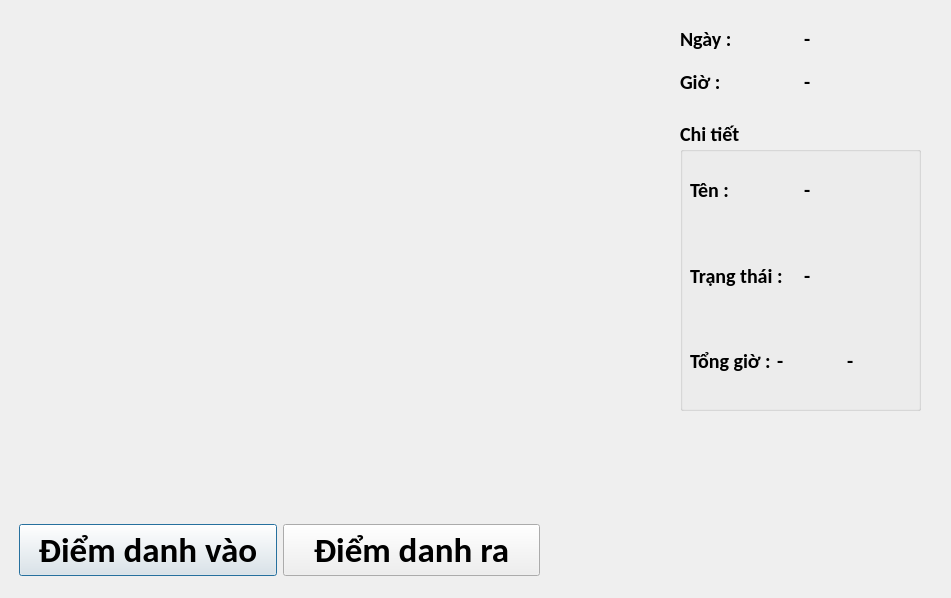
<?xml version="1.0" encoding="UTF-8"?>
<ui version="4.0">
 <class>OutputDialog</class>
 <widget class="QDialog" name="OutputDialog">
  <property name="geometry">
   <rect>
    <x>0</x>
    <y>0</y>
    <width>951</width>
    <height>598</height>
   </rect>
  </property>
  <property name="minimumSize">
   <size>
    <width>0</width>
    <height>0</height>
   </size>
  </property>
  <property name="maximumSize">
   <size>
    <width>1920</width>
    <height>1080</height>
   </size>
  </property>
  <property name="font">
   <font>
    <family>Calibri</family>
    <weight>75</weight>
    <bold>true</bold>
   </font>
  </property>
  <property name="windowTitle">
   <string>Nhan Dien Guong Mat </string>
  </property>
  <property name="windowIcon">
   <iconset resource="resource.qrc">
    <normaloff>:/icon/icon.png</normaloff>:/icon/icon.png</iconset>
  </property>
  <widget class="QLabel" name="imgLabel">
   <property name="geometry">
    <rect>
     <x>10</x>
     <y>10</y>
     <width>640</width>
     <height>480</height>
    </rect>
   </property>
   <property name="minimumSize">
    <size>
     <width>640</width>
     <height>480</height>
    </size>
   </property>
   <property name="maximumSize">
    <size>
     <width>640</width>
     <height>480</height>
    </size>
   </property>
   <property name="text">
    <string/>
   </property>
  </widget>
  <widget class="QWidget" name="horizontalLayoutWidget">
   <property name="geometry">
    <rect>
     <x>19</x>
     <y>510</y>
     <width>521</width>
     <height>80</height>
    </rect>
   </property>
   <layout class="QHBoxLayout" name="horizontalLayout">
    <item>
     <widget class="QPushButton" name="ClockInButton">
      <property name="font">
       <font>
        <family>Calibri</family>
        <pointsize>26</pointsize>
        <weight>75</weight>
        <bold>true</bold>
       </font>
      </property>
      <property name="text">
       <string>Điểm danh vào</string>
      </property>
      <property name="checkable">
       <bool>true</bool>
      </property>
     </widget>
    </item>
    <item>
     <widget class="QPushButton" name="ClockOutButton">
      <property name="font">
       <font>
        <family>Calibri</family>
        <pointsize>26</pointsize>
        <weight>75</weight>
        <bold>true</bold>
       </font>
      </property>
      <property name="text">
       <string>Điểm danh ra</string>
      </property>
      <property name="checkable">
       <bool>true</bool>
      </property>
     </widget>
    </item>
   </layout>
  </widget>
  <widget class="QWidget" name="gridLayoutWidget">
   <property name="geometry">
    <rect>
     <x>680</x>
     <y>20</y>
     <width>241</width>
     <height>80</height>
    </rect>
   </property>
   <layout class="QGridLayout" name="gridLayout">
    <item row="0" column="0">
     <layout class="QHBoxLayout" name="horizontalLayout_2">
      <item>
       <widget class="QLabel" name="label">
        <property name="font">
         <font>
          <family>Calibri</family>
          <pointsize>15</pointsize>
          <weight>75</weight>
          <bold>true</bold>
         </font>
        </property>
        <property name="text">
         <string>Ngày : </string>
        </property>
       </widget>
      </item>
      <item>
       <widget class="QLabel" name="Date_Label">
        <property name="font">
         <font>
          <family>Calibri</family>
          <pointsize>15</pointsize>
          <weight>75</weight>
          <bold>true</bold>
         </font>
        </property>
        <property name="text">
         <string>-</string>
        </property>
       </widget>
      </item>
     </layout>
    </item>
    <item row="1" column="0">
     <layout class="QHBoxLayout" name="horizontalLayout_3">
      <item>
       <widget class="QLabel" name="label_2">
        <property name="font">
         <font>
          <family>Calibri</family>
          <pointsize>15</pointsize>
          <weight>75</weight>
          <bold>true</bold>
         </font>
        </property>
        <property name="text">
         <string>Giờ :</string>
        </property>
       </widget>
      </item>
      <item>
       <widget class="QLabel" name="Time_Label">
        <property name="font">
         <font>
          <family>Calibri</family>
          <pointsize>15</pointsize>
          <weight>75</weight>
          <bold>true</bold>
         </font>
        </property>
        <property name="text">
         <string>-</string>
        </property>
       </widget>
      </item>
     </layout>
    </item>
   </layout>
  </widget>
  <widget class="QGroupBox" name="groupBox">
   <property name="geometry">
    <rect>
     <x>680</x>
     <y>120</y>
     <width>241</width>
     <height>291</height>
    </rect>
   </property>
   <property name="font">
    <font>
     <family>Calibri</family>
     <pointsize>15</pointsize>
     <weight>75</weight>
     <bold>true</bold>
    </font>
   </property>
   <property name="title">
    <string>Chi tiết</string>
   </property>
   <widget class="QWidget" name="gridLayoutWidget_2">
    <property name="geometry">
     <rect>
      <x>10</x>
      <y>30</y>
      <width>221</width>
      <height>251</height>
     </rect>
    </property>
    <layout class="QGridLayout" name="gridLayout_2">
     <item row="1" column="0">
      <layout class="QHBoxLayout" name="horizontalLayout_5">
       <item>
        <widget class="QLabel" name="label_4">
         <property name="font">
          <font>
           <family>Calibri</family>
           <pointsize>15</pointsize>
           <weight>75</weight>
           <bold>true</bold>
          </font>
         </property>
         <property name="text">
          <string>Trạng thái :</string>
         </property>
        </widget>
       </item>
       <item>
        <widget class="QLabel" name="StatusLabel">
         <property name="font">
          <font>
           <family>Calibri</family>
           <pointsize>15</pointsize>
           <weight>75</weight>
           <bold>true</bold>
          </font>
         </property>
         <property name="text">
          <string>-</string>
         </property>
        </widget>
       </item>
      </layout>
     </item>
     <item row="0" column="0">
      <layout class="QHBoxLayout" name="horizontalLayout_4">
       <item>
        <widget class="QLabel" name="label_3">
         <property name="font">
          <font>
           <family>Calibri</family>
           <pointsize>15</pointsize>
           <weight>75</weight>
           <bold>true</bold>
          </font>
         </property>
         <property name="text">
          <string>Tên :</string>
         </property>
        </widget>
       </item>
       <item>
        <widget class="QLabel" name="NameLabel">
         <property name="font">
          <font>
           <family>Calibri</family>
           <pointsize>15</pointsize>
           <weight>75</weight>
           <bold>true</bold>
          </font>
         </property>
         <property name="text">
          <string>-</string>
         </property>
        </widget>
       </item>
      </layout>
     </item>
     <item row="2" column="0">
      <layout class="QHBoxLayout" name="horizontalLayout_6">
       <item>
        <widget class="QLabel" name="label_5">
         <property name="font">
          <font>
           <family>Calibri</family>
           <pointsize>15</pointsize>
           <weight>75</weight>
           <bold>true</bold>
          </font>
         </property>
         <property name="text">
          <string>Tổng giờ :</string>
         </property>
        </widget>
       </item>
       <item>
        <widget class="QLabel" name="HoursLabel">
         <property name="font">
          <font>
           <family>Calibri</family>
           <pointsize>15</pointsize>
           <weight>75</weight>
           <bold>true</bold>
          </font>
         </property>
         <property name="text">
          <string>-</string>
         </property>
        </widget>
       </item>
       <item>
        <widget class="QLabel" name="MinLabel">
         <property name="font">
          <font>
           <family>Calibri</family>
           <pointsize>15</pointsize>
           <weight>75</weight>
           <bold>true</bold>
          </font>
         </property>
         <property name="text">
          <string>-</string>
         </property>
        </widget>
       </item>
      </layout>
     </item>
    </layout>
   </widget>
  </widget>
 </widget>
 <resources>
  <include location="resource.qrc"/>
 </resources>
 <connections/>
</ui>
